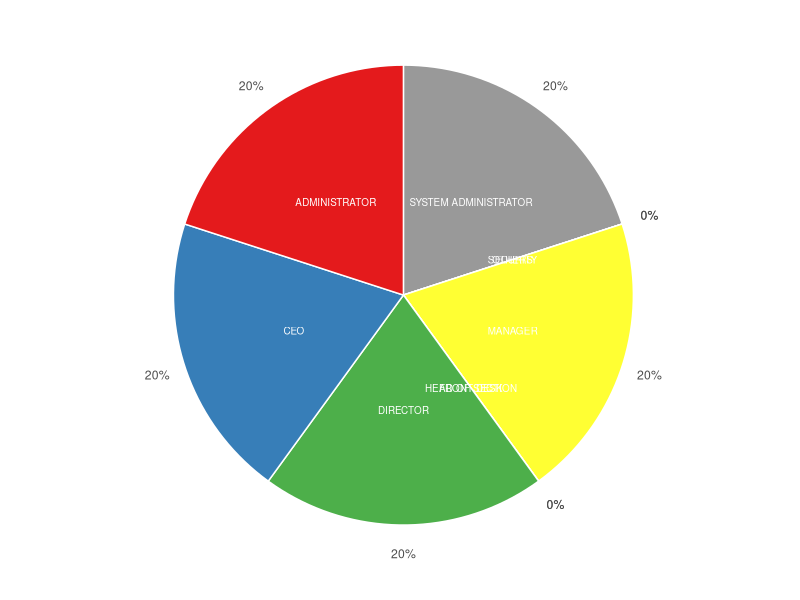

Recreate this plot in R.
library(readxl)
library(ggplot2)
library(dplyr)
#library(plotrix)
aca_qln<-as.data.frame(read_excel("Demographic_and_BI_adoption.xlsx", sheet = "Demography_information", range = "E2:E13",col_names = FALSE,col_types = "text"))

bi_doption<-as.data.frame(read_excel("Demographic_and_BI_adoption.xlsx", sheet = "Business_intelligence_adoption", range = "B2:B13",col_names = FALSE,col_types = "text"))

occurance<-table(aca_qln[,1],bi_doption[,1])

q<-as.data.frame.matrix(occurance)
aca_row_names <-as.data.frame(row.names.data.frame(q))
nFrame<-data.frame(
  qln = aca_row_names,
  no = q[,1],
  yes = q[,2]
)
colnames(nFrame)<-c("qln","no","yes")

# Compute the position of labels

data <- nFrame %>% 
  arrange(desc(qln)) %>%
  mutate(prop = round(yes / sum(nFrame$yes) *100,0)) %>%
  mutate(ypos = round(cumsum(prop)- 0.5*prop,0) )

l <- data %>%
  mutate(csum = rev(cumsum(rev(prop))), 
         pos = prop/2 + lead(csum, 1),
         pos = if_else(is.na(pos), prop/2, pos))
#tiff("age_vs_awareness_pieChat.tiff", units="in", width=5, height=5, res=300)

ggplot(data, aes(x="",y = prop,fill=qln)) + 
  geom_bar(stat="identity", width=1, color="white")+
  coord_polar(theta = "y", start=0,clip = "off")+
  geom_text(aes(label = qln), color = "white", size=2.5,position = position_stack(vjust = 0.5)) +
  scale_fill_brewer(palette="Set1") +
  scale_y_continuous(breaks = l$ypos, labels = paste0(data$prop,"%"))+
  theme(
    axis.ticks = element_blank(),
    axis.title = element_blank(),
    legend.position="none",
    panel.background = element_rect(fill = "white"))
#  geom_text(aes(x = 1.5, y = ypos, label = paste0(round(ypos, 1), "%")),size = 4, hjust = 0)

#d <-c(10,20,30,40,70)
#pie3D(d, mar = rep(1.75, 4),
#      col = hcl.colors(length(d), "Spectral"),
#      labels = d,
#      explode = 0.2)
#dev.off()
